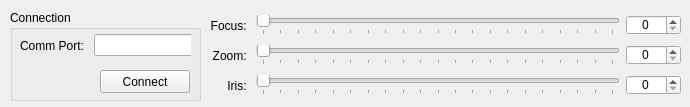
<?xml version="1.0" encoding="UTF-8"?>
<ui version="4.0">
 <class>SR</class>
 <widget class="QMainWindow" name="SR">
  <property name="windowModality">
   <enum>Qt::NonModal</enum>
  </property>
  <property name="geometry">
   <rect>
    <x>0</x>
    <y>0</y>
    <width>690</width>
    <height>107</height>
   </rect>
  </property>
  <property name="minimumSize">
   <size>
    <width>690</width>
    <height>107</height>
   </size>
  </property>
  <property name="maximumSize">
   <size>
    <width>690</width>
    <height>107</height>
   </size>
  </property>
  <property name="windowTitle">
   <string>Stingray Lens Control</string>
  </property>
  <widget class="QWidget" name="centralwidget">
   <widget class="QWidget" name="horizontalLayoutWidget">
    <property name="geometry">
     <rect>
      <x>210</x>
      <y>10</y>
      <width>471</width>
      <height>31</height>
     </rect>
    </property>
    <layout class="QHBoxLayout" name="horizontalLayout">
     <item>
      <widget class="QLabel" name="label">
       <property name="minimumSize">
        <size>
         <width>40</width>
         <height>0</height>
        </size>
       </property>
       <property name="maximumSize">
        <size>
         <width>40</width>
         <height>16777215</height>
        </size>
       </property>
       <property name="text">
        <string>Focus: </string>
       </property>
       <property name="alignment">
        <set>Qt::AlignRight|Qt::AlignTrailing|Qt::AlignVCenter</set>
       </property>
      </widget>
     </item>
     <item>
      <widget class="QSlider" name="focus_slider">
       <property name="focusPolicy">
        <enum>Qt::NoFocus</enum>
       </property>
       <property name="maximum">
        <number>10000</number>
       </property>
       <property name="pageStep">
        <number>50</number>
       </property>
       <property name="tracking">
        <bool>false</bool>
       </property>
       <property name="orientation">
        <enum>Qt::Horizontal</enum>
       </property>
       <property name="tickPosition">
        <enum>QSlider::TicksBelow</enum>
       </property>
       <property name="tickInterval">
        <number>500</number>
       </property>
      </widget>
     </item>
     <item>
      <widget class="QSpinBox" name="focus_spinner">
       <property name="minimumSize">
        <size>
         <width>55</width>
         <height>20</height>
        </size>
       </property>
       <property name="maximumSize">
        <size>
         <width>55</width>
         <height>20</height>
        </size>
       </property>
       <property name="alignment">
        <set>Qt::AlignCenter</set>
       </property>
       <property name="keyboardTracking">
        <bool>false</bool>
       </property>
       <property name="maximum">
        <number>10000</number>
       </property>
       <property name="value">
        <number>0</number>
       </property>
      </widget>
     </item>
    </layout>
   </widget>
   <widget class="QGroupBox" name="connect_gb">
    <property name="geometry">
     <rect>
      <x>10</x>
      <y>10</y>
      <width>191</width>
      <height>91</height>
     </rect>
    </property>
    <property name="title">
     <string>Connection</string>
    </property>
    <widget class="QWidget" name="horizontalLayoutWidget_2">
     <property name="geometry">
      <rect>
       <x>10</x>
       <y>20</y>
       <width>171</width>
       <height>31</height>
      </rect>
     </property>
     <layout class="QHBoxLayout" name="horizontalLayout_2">
      <item>
       <widget class="QLabel" name="label_2">
        <property name="text">
         <string>Comm Port: </string>
        </property>
       </widget>
      </item>
      <item>
       <widget class="QLineEdit" name="comm_port">
        <property name="minimumSize">
         <size>
          <width>100</width>
          <height>0</height>
         </size>
        </property>
        <property name="maximumSize">
         <size>
          <width>100</width>
          <height>16777215</height>
         </size>
        </property>
       </widget>
      </item>
     </layout>
    </widget>
    <widget class="QPushButton" name="connect_btn">
     <property name="geometry">
      <rect>
       <x>90</x>
       <y>60</y>
       <width>90</width>
       <height>23</height>
      </rect>
     </property>
     <property name="minimumSize">
      <size>
       <width>90</width>
       <height>0</height>
      </size>
     </property>
     <property name="maximumSize">
      <size>
       <width>90</width>
       <height>16777215</height>
      </size>
     </property>
     <property name="text">
      <string>Connect</string>
     </property>
    </widget>
   </widget>
   <widget class="QWidget" name="horizontalLayoutWidget_5">
    <property name="geometry">
     <rect>
      <x>210</x>
      <y>40</y>
      <width>471</width>
      <height>31</height>
     </rect>
    </property>
    <layout class="QHBoxLayout" name="horizontalLayout_5">
     <item>
      <widget class="QLabel" name="label_5">
       <property name="minimumSize">
        <size>
         <width>40</width>
         <height>0</height>
        </size>
       </property>
       <property name="maximumSize">
        <size>
         <width>40</width>
         <height>16777215</height>
        </size>
       </property>
       <property name="text">
        <string>Zoom: </string>
       </property>
       <property name="alignment">
        <set>Qt::AlignRight|Qt::AlignTrailing|Qt::AlignVCenter</set>
       </property>
      </widget>
     </item>
     <item>
      <widget class="QSlider" name="zoom_slider">
       <property name="maximum">
        <number>10000</number>
       </property>
       <property name="pageStep">
        <number>50</number>
       </property>
       <property name="tracking">
        <bool>false</bool>
       </property>
       <property name="orientation">
        <enum>Qt::Horizontal</enum>
       </property>
       <property name="tickPosition">
        <enum>QSlider::TicksBelow</enum>
       </property>
       <property name="tickInterval">
        <number>500</number>
       </property>
      </widget>
     </item>
     <item>
      <widget class="QSpinBox" name="zoom_spinner">
       <property name="minimumSize">
        <size>
         <width>55</width>
         <height>20</height>
        </size>
       </property>
       <property name="maximumSize">
        <size>
         <width>55</width>
         <height>20</height>
        </size>
       </property>
       <property name="alignment">
        <set>Qt::AlignCenter</set>
       </property>
       <property name="keyboardTracking">
        <bool>false</bool>
       </property>
       <property name="maximum">
        <number>10000</number>
       </property>
       <property name="value">
        <number>0</number>
       </property>
      </widget>
     </item>
    </layout>
   </widget>
   <widget class="QWidget" name="horizontalLayoutWidget_6">
    <property name="geometry">
     <rect>
      <x>210</x>
      <y>70</y>
      <width>471</width>
      <height>31</height>
     </rect>
    </property>
    <layout class="QHBoxLayout" name="horizontalLayout_6">
     <item>
      <widget class="QLabel" name="label_6">
       <property name="minimumSize">
        <size>
         <width>40</width>
         <height>0</height>
        </size>
       </property>
       <property name="maximumSize">
        <size>
         <width>40</width>
         <height>16777215</height>
        </size>
       </property>
       <property name="text">
        <string>Iris: </string>
       </property>
       <property name="alignment">
        <set>Qt::AlignRight|Qt::AlignTrailing|Qt::AlignVCenter</set>
       </property>
      </widget>
     </item>
     <item>
      <widget class="QSlider" name="iris_slider">
       <property name="maximum">
        <number>100</number>
       </property>
       <property name="tracking">
        <bool>false</bool>
       </property>
       <property name="orientation">
        <enum>Qt::Horizontal</enum>
       </property>
       <property name="tickPosition">
        <enum>QSlider::TicksBelow</enum>
       </property>
       <property name="tickInterval">
        <number>5</number>
       </property>
      </widget>
     </item>
     <item>
      <widget class="QSpinBox" name="iris_spinner">
       <property name="minimumSize">
        <size>
         <width>55</width>
         <height>20</height>
        </size>
       </property>
       <property name="maximumSize">
        <size>
         <width>55</width>
         <height>20</height>
        </size>
       </property>
       <property name="alignment">
        <set>Qt::AlignCenter</set>
       </property>
       <property name="keyboardTracking">
        <bool>false</bool>
       </property>
       <property name="maximum">
        <number>100</number>
       </property>
       <property name="value">
        <number>0</number>
       </property>
      </widget>
     </item>
    </layout>
   </widget>
  </widget>
 </widget>
 <resources/>
 <connections/>
</ui>
